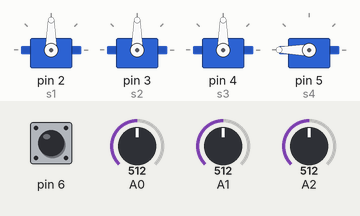
This sketch was run on a simulated Arduino Uno, built with avr-gcc and run on an emulated ATmega328P. On the bench: 4 × servo. Inputs (shaded band) come from the test bench; at power-on: A0 = 512, A1 = 512, A2 = 512, pin 6 HIGH.

Above: at 1.2 s.
1.3 s: A0 set to 583
2.8 s: A0 set to 610
At 3.25 s:
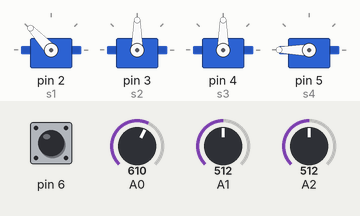
At 4.3 s:
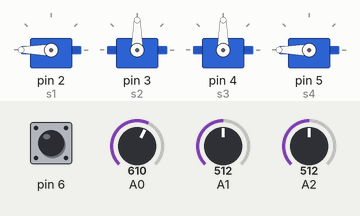
5.2 s: A1 set to 582
6.7 s: A1 set to 611
At 9.0 s:
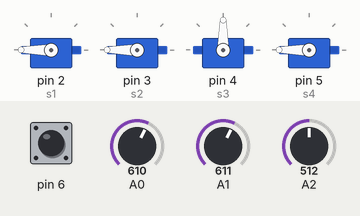
9.3 s: A2 set to 583
10.8 s: A2 set to 607
At 13.3 s:
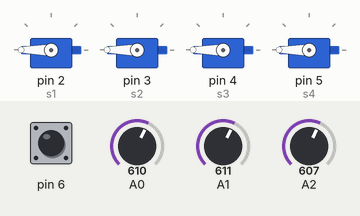
Timing chart, 0 to 14.4 s (numbered marks = the images above; inputs shaded):
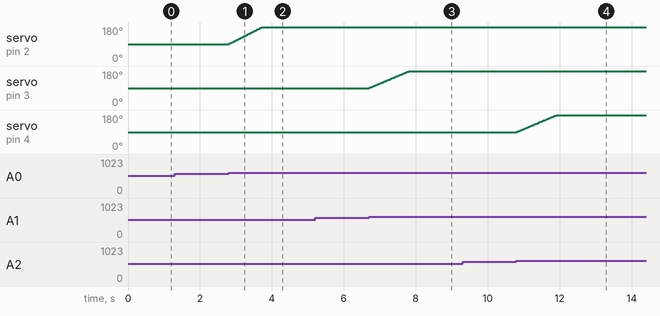

Measured:
- the behaviour switches between 600 and 601 on A0 (found by bisection; images 0 and 1)
- the behaviour switches between 600 and 601 on A1 (found by bisection; images 2 and 3)
- the behaviour switches between 600 and 601 on A2 (found by bisection; images 3 and 4)
- after the input at 1.3 s, every drawn part: stays the same
- after the input at 2.8 s, servo on pin 2 (s1): moves from 90° to 180° over 0.93 s, starting at once
- after the input at 5.2 s, every drawn part: stays the same
- after the input at 6.7 s, servo on pin 3 (s2): moves from 90° to 180° over 1.1 s, starting at once
- after the input at 9.3 s, every drawn part: stays the same
- after the input at 10.8 s, servo on pin 4 (s3): moves from 90° to 180° over 1.1 s, starting at once

The sketch:

Robot-Arm-code.ino
```cpp
#include <Servo.h>

Servo s1;
Servo s2;
Servo s3;
Servo s4;

int pos1;
int pos2;
int pos3;
int x1;
int y1;
int y2;
int sw;
void setup() {
  // put your setup code here, to run once:
 Serial.begin(9600);
  s1.attach(2);
  s2.attach(3);
  s3.attach(4);
  s4.attach(5);
  pinMode(A0,INPUT);
  pinMode(A1,INPUT);
  pinMode(A2,INPUT);
  pinMode(6,INPUT_PULLUP);
}

void loop() {
  // put your main code here, to run repeatedly:

x1 = analogRead(A0);
y1 = analogRead(A1);
y2 = analogRead(A2);
sw = digitalRead(6);


if (x1>600){
  pos1 = s1.read();
  if(pos1<180){
    pos1+=1;
    s1.write(pos1);
    delay(10);
  }
}

if (x1<400){
  pos1 = s1.read();
  if(pos1>0){
    pos1-=1;
    s1.write(pos1);
    delay(10);
  }
}


if (y1>600){
  pos2 = s2.read();
  if(pos2<180){
    pos2+=1;
    s2.write(pos2);
    delay(12);
  }
}

if (y1<400){
  pos2 = s2.read();
  if(pos2>0){
    pos2-=1;
    s2.write(pos2);
    delay(12);
  }
}


if (y2>600){
  pos3 = s3.read();
  if(pos3<180){
    pos3+=1;
    s3.write(pos3);
    delay(12);
  }
}

if (y2<400){
  pos3 = s3.read();
  if(pos3>0){
    pos3-=1;
    s3.write(pos3);
    delay(12);
  }
}


if (sw == 0){
  s4.write(0);
}

if (sw == 1){
  s4.write(180);
}

}
```
